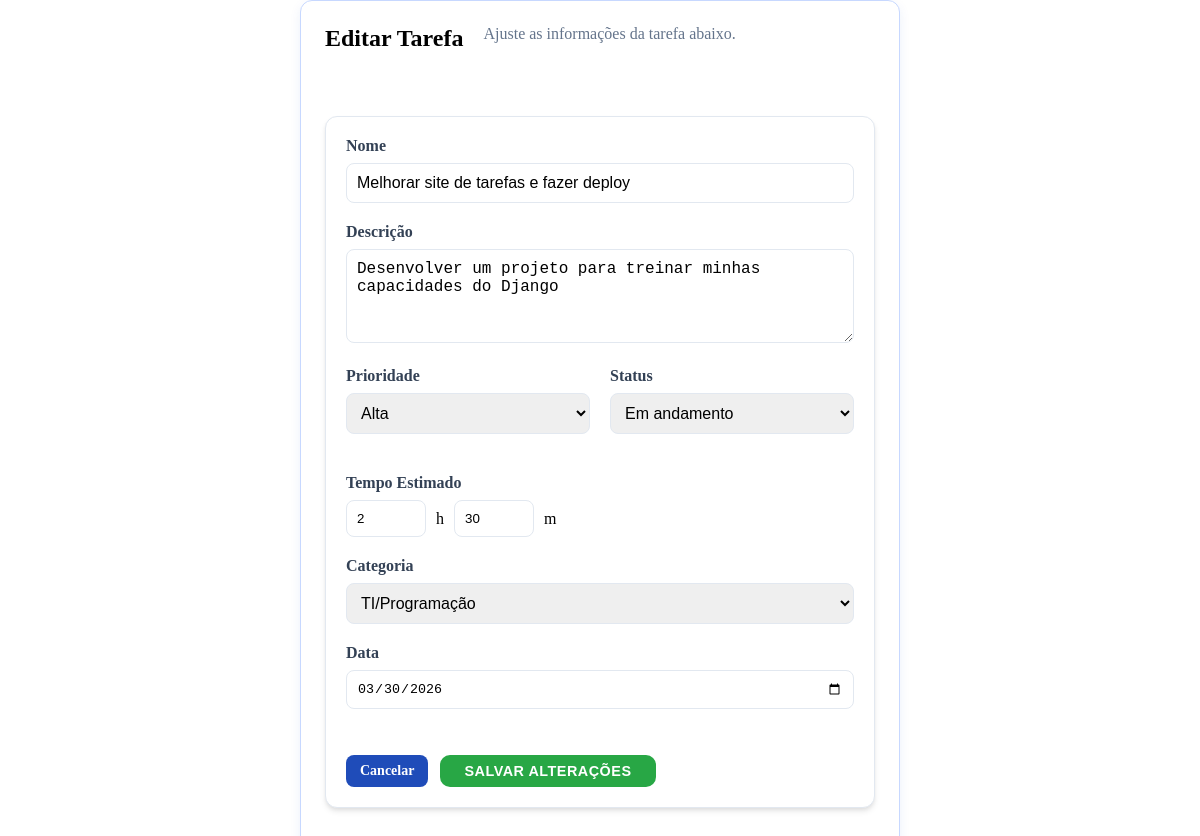
The app's page /editar/15/ with its own data.
### tarefas/models.py (models this page shows, shortened)
class Tarefa(models.Model):
    PRIORIDADE_CHOICES = [
        ('BA', 'Baixa'),
        ('ME', 'Média'),
        ('AL', 'Alta'),
    ]
    STATUS_CHOICES = [
        ('ES', 'Em espera'),
        ('AN', 'Em andamento'),
        ('CO', 'Concluída'),
    ]
    nome = models.CharField(max_length=255)
    descricao = models.TextField(blank=True)
    prioridade = models.CharField(
        max_length=2, choices=PRIORIDADE_CHOICES, default='ME')
    status = models.CharField(
        max_length=2, choices=STATUS_CHOICES, default='ES')
    horas_estimadas = models.PositiveIntegerField(
        default=0, help_text='Minutos estimados')
    horas_trabalhadas = models.PositiveIntegerField(
        default=0, help_text='Minutos trabalhados')
    data = models.DateField()
    categoria = models.ForeignKey(
        CategoriaTarefa, on_delete=models.SET_NULL, null=True, blank=True,
        related_name='tarefas')

class CategoriaTarefa(models.Model):
    nome = models.CharField(max_length=100, unique=True)
    class Meta:
        ordering = ['nome']
        verbose_name = 'Categoria'
        verbose_name_plural = 'Categorias'

### tarefas/views.py (the view)
# urls.py: path('editar/<int:tarefa_id>/', views.editar_tarefa, name='editar_tarefa'),
def editar_tarefa(request, tarefa_id):
    tarefa = get_object_or_404(Tarefa, id=tarefa_id)
    categorias = CategoriaTarefa.objects.all()
    prioridades = Tarefa.PRIORIDADE_CHOICES
    status_list = Tarefa.STATUS_CHOICES
    context = {
        'tarefa': tarefa,
        'categorias': categorias,
        'prioridades': prioridades,
        'status_list': status_list,
    }
    return render(request, 'tarefa_editar.html', context)

### tarefas/templatetags/custom_filters.py (called while the page is built)
@register.filter
def divide(value, arg):
    try:
        return int(value) // int(arg)
    except (ValueError, ZeroDivisionError, TypeError):
        return 0

@register.filter
def modulo(value, arg):
    try:
        return int(value) % int(arg)
    except (ValueError, ZeroDivisionError, TypeError):
        return 0

### templates/tarefa_editar.html (shortened to what this page needs)
{% extends 'index.html' %}
{% load static custom_filters %}
{% block content %}
<div class="page-wrapper">
    <div class="detalhes-col" style="max-width: 600px; margin: 0 auto;">
        <header class="tarefa-detalhes">
            <h2>Editar Tarefa</h2>
            <p style="color: #64748b;">Ajuste as informações da tarefa abaixo.</p>
        </header>
        <form action="{% url 'api-editar-tarefa' %}" method="POST" class="subtarefas-section" id="editTaskForm">
            <div class="form-group" style="margin-bottom: 20px;">
                <label for="id_nome" style="display: block; font-weight: 600; margin-bottom: 8px;">Nome</label>
                <input type="text" name="nome" id="id_nome" value="{{ tarefa.nome }}" required
                       style="width: 100%; padding: 10px; border: 1.5px solid #e2e8f0; border-radius: 8px;">
            </div>
            <div class="form-group" style="margin-bottom: 20px;">
                <label for="id_descricao" style="display: block; font-weight: 600; margin-bottom: 8px;">Descrição</label>
                <textarea name="descricao" id="id_descricao" rows="4"
                          style="width: 100%; padding: 10px; border: 1.5px solid #e2e8f0; border-radius: 8px;">{{ tarefa.descricao }}</textarea>
            </div>
            <div class="form-row" style="display: flex; gap: 20px; margin-bottom: 20px;">
                <div class="form-group" style="flex: 1;">
                    <label for="id_prioridade" style="display: block; font-weight: 600; margin-bottom: 8px;">Prioridade</label>
                    <select name="prioridade" id="id_prioridade"
                            style="width: 100%; padding: 10px; border: 1.5px solid #e2e8f0; border-radius: 8px;">
                        {% for val, label in prioridades %}
                            <option value="{{ val }}" {% if tarefa.prioridade == val %}selected{% endif %}>{{ label }}</option>
                        {% endfor %}
                    </select>
                </div>
                <div class="form-group" style="flex: 1;">
                    <label for="id_status" style="display: block; font-weight: 600; margin-bottom: 8px;">Status</label>
                    <select name="status" id="id_status"
                            style="width: 100%; padding: 10px; border: 1.5px solid #e2e8f0; border-radius: 8px;">
                        {% for val, label in status_list %}
                            <option value="{{ val }}" {% if tarefa.status == val %}selected{% endif %}>{{ label }}</option>
                        {% endfor %}
                    </select>
                </div>
            </div>
            <div class="form-group" style="margin-bottom: 20px;">
                <label style="display: block; font-weight: 600; margin-bottom: 8px;">Tempo Estimado</label>
                <div class="time-inputs" style="display: flex; align-items: center; gap: 10px;">
                    <input type="number" name="horas_estimadas_horas" value="{{ tarefa.horas_estimadas|divide:60 }}" min="0"
                           style="width: 80px; padding: 10px; border: 1.5px solid #e2e8f0; border-radius: 8px;">
                    <span>h</span>
                    <input type="number" name="horas_estimadas_minutos" value="{{ tarefa.horas_estimadas|modulo:60 }}" min="0" max="59"
                           style="width: 80px; padding: 10px; border: 1.5px solid #e2e8f0; border-radius: 8px;">
                    <span>m</span>
                </div>
            </div>
            <div class="form-group" style="margin-bottom: 20px;">
                <label for="id_categoria" style="display: block; font-weight: 600; margin-bottom: 8px;">Categoria</label>
                <select name="categoria" id="id_categoria"
                        style="width: 100%; padding: 10px; border: 1.5px solid #e2e8f0; border-radius: 8px;">
                    {% for cat in categorias %}
                        <option value="{{ cat.id }}" {% if tarefa.categoria_id == cat.id %}selected{% endif %}>{{ cat.nome }}</option>
                    {% endfor %}
                </select>
            </div>
            <div class="form-group" style="margin-bottom: 30px;">
                <label for="id_data" style="display: block; font-weight: 600; margin-bottom: 8px;">Data</label>
                <input type="date" name="data" id="id_data" value="{{ tarefa.data|date:'Y-m-d' }}" required
                       style="width: 100%; padding: 10px; border: 1.5px solid #e2e8f0; border-radius: 8px;">
            </div>
            <div class="actions-row">
                <a href="{% url 'horas_tarefa' tarefa.id %}" class="btn-back">Cancelar</a>
                <button type="submit" class="btn-sub-add" style="border: none;">Salvar Alterações</button>
            </div>
        </form>
    </div>
</div>
{% endblock %}

### static/css/styles.css (style rules this page uses)
body { background: white; }
* { margin: 0; padding: 0; box-sizing: border-box; }
.page-wrapper { display: flex; flex-direction: row; gap: 30px; align-items: stretch; }
.detalhes-col { flex: 1; display: flex; flex-direction: column; gap: 20px; background-color: #ffffff; border: 1px solid #c7d8ff; border-radius: 12px; padding: 24px; box-shadow: 0 4px 12px rgba(31, 76, 185, 0.08); }
.tarefa-detalhes { display: flex; flex-direction: row; flex-wrap: wrap; gap: 20px; margin-bottom: 24px; }
.actions-row { display: flex; justify-content: flex-start; gap: 12px; margin-top: auto; padding-top: 16px; }
.btn-back { display: inline-flex; align-items: center; padding: 8px 14px; background: #1f4cb9; color: #ffffff; border-radius: 8px; text-decoration: none; font-weight: 600; font-size: 0.875rem; transition: background 150ms ease; }
.subtarefas-section { margin: 20px 0; padding: 20px; background: #ffffff; border-radius: 12px; box-shadow: 0 4px 6px -1px rgba(0, 0, 0, 0.1), 0 2px 4px -1px rgba(0, 0, 0, 0.06); border: 1px solid #e2e8f0; }
.btn-sub-add { background-color: #28a745; color: white; border: none; padding: 0 24px; border-radius: 10px; font-weight: 700; font-size: 0.9rem; cursor: pointer; transition: all 0.2s ease; text-transform: uppercase; letter-spacing: 0.5px; }

### static/css/analise_cat.css (style rules this page uses)
.form-group { margin-bottom: 1.25rem; }
.form-group label { display: block; margin-bottom: 0.5rem; font-weight: 500; color: #334155; }
.form-group input[type="text"], .form-group textarea, .form-group select { width: 100%; padding: 0.75rem; border: 1px solid #cbd5e1; border-radius: 10px; font-size: 1rem; }
.form-row { display: flex; gap: 1rem; }
.form-row .form-group { flex: 1; }
.time-inputs { display: flex; align-items: center; gap: 0.5rem; }
.time-inputs input { width: 80px; padding: 0.5rem; border: 1px solid #cbd5e1; border-radius: 8px; }

### records on screen
Tarefa: nome "Melhorar site de tarefas e fazer deploy", descricao "Desenvolver um projeto para treinar minhas capacidades do Django", prioridade "Alta", status "Em andamento", horas_estimadas_horas "2", horas_estimadas_minutos "30", categoria "TI/Programação", data "03/30/2026"
